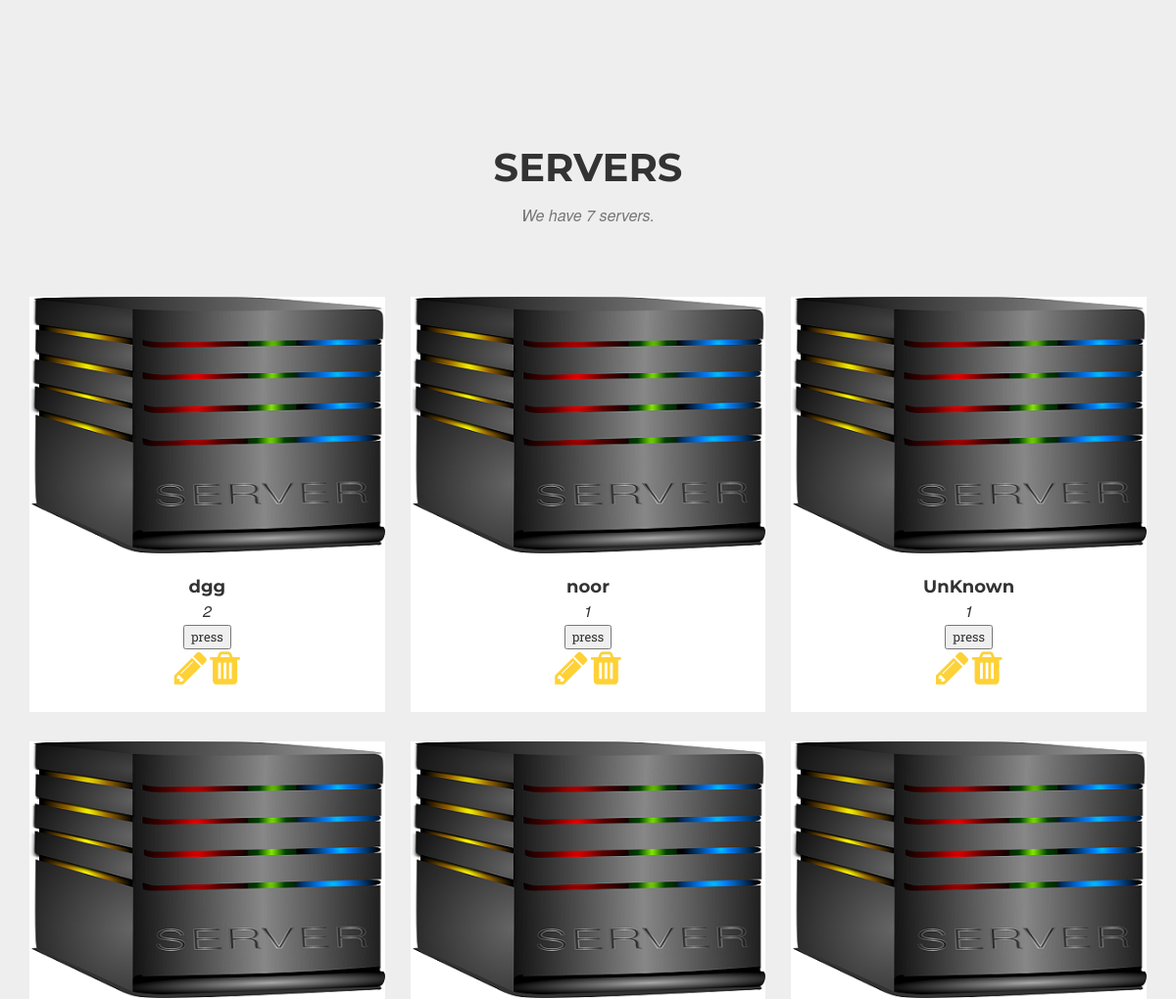
The app's page / (middle part), older data.
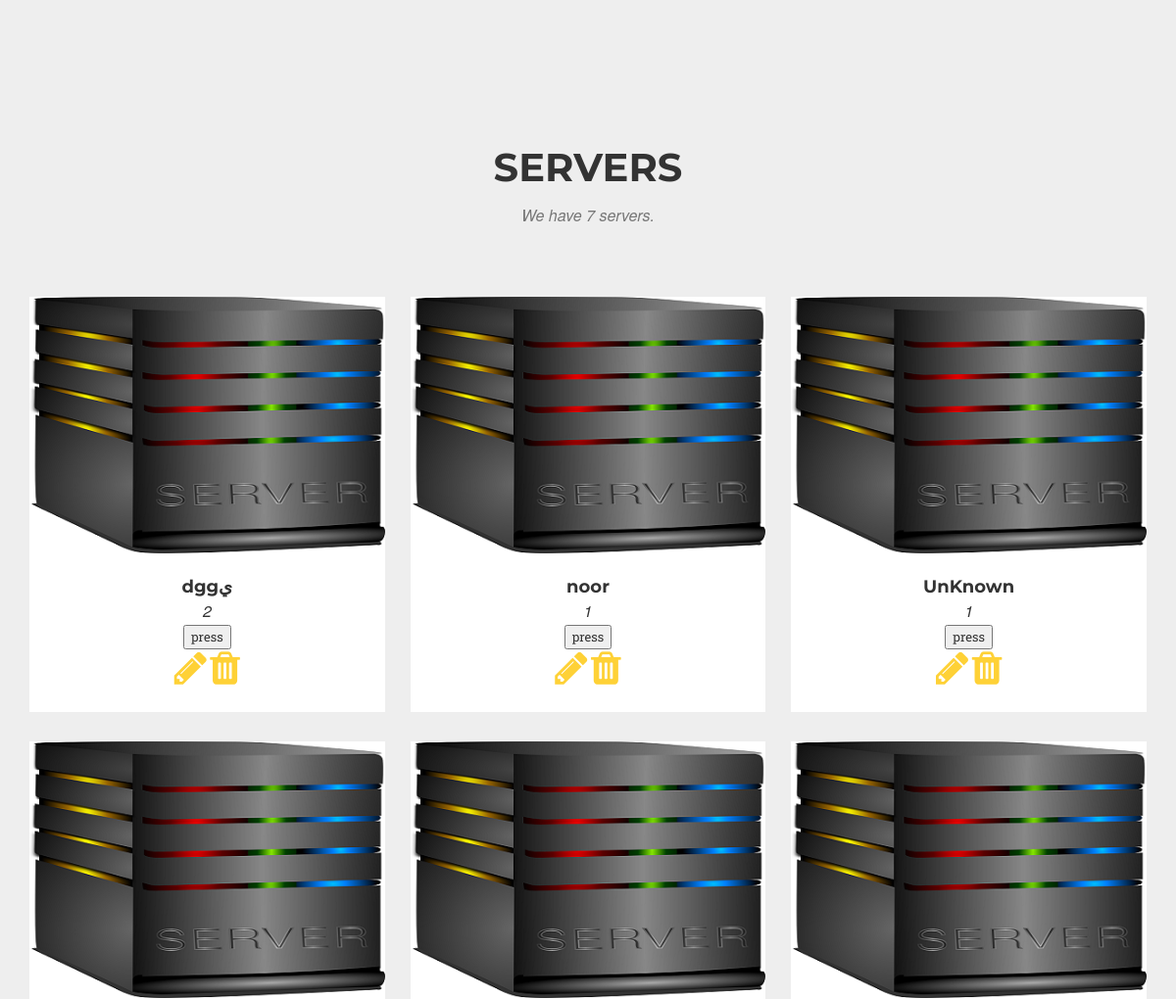
The same page, newer data.
### blogs/models.py (models this page shows, shortened)
class Server(models.Model):
    typeChoices = (
        ('A', 'A'),
        ('B', 'B'),
        ('C', 'C'),
    )
    name=models.CharField(max_length=30,primary_key=True,default='UnKnown')
    Type = models.CharField(max_length=1, choices = typeChoices)
    RAM = models.CharField(max_length=30)
    Core = models.PositiveSmallIntegerField()
    Storage = models.CharField(max_length=30)
    RackNum = models.ForeignKey('Rac', related_name='racs')

class Rac(models.Model):
    RackNum = models.PositiveSmallIntegerField(primary_key=True)
    def __str__(self):
        return str(self.RackNum)

### blogs/views.py (the view)
# urls.py: url(r'^$', 'blogs.views.indexView', name='newIndex'),
def indexView(request):
    racsObjects=Rac.objects.all()
    racsNumbers=[]
    racServers = []
    MacNumbers=Mac.objects.all()
    for rac in racsObjects:
        racServers.append(Server.objects.filter(RackNum=rac.RackNum))
        racsNumbers.append(rac.RackNum)
    racsNumbers.sort()
    Servers = Server.objects.all()
    serversCount = len(Servers)
    editServerForm=ServerForm(request.POST or None)
    context = {
        'RacsNum' : racsNumbers,
        'racs' : racServers,
        'MacNumbers' : MacNumbers,
        'serversCount' : serversCount,
        'Servers' : Servers,
        'editServerForm':editServerForm
    }
    return render(request, 'index.html',context)

### blogs/templates/index.html (shortened to what this page needs)
<!DOCTYPE html>
<html lang="en">
{% load staticfiles %}
<head>
    <link href="{% static 'css/bootstrap.min.css' %}" rel="stylesheet">
    <link href="{% static 'vendor/font-awesome/css/font-awesome.min.css' %}" rel="stylesheet" type="text/css">
    <link href="{% static 'css/agency.min.css' %}" rel="stylesheet">
    <link rel="stylesheet" href="//code.jquery.com/ui/1.12.1/themes/base/jquery-ui.css">
</head>
<body id="page-top" class="index">
    <section id="server" class="bg-light-gray">
        <div class="container">
            <div class="row">
                <div class="col-lg-12 text-center">
                    <h2 class="section-heading">Servers</h2>
                    <h3 class="section-subheading text-muted">We have {{serversCount}} servers.</h3>
                </div>
            </div>
            <div class="row">
                {% for server in Servers %}
                    <div class="col-md-4 col-sm-6 server-item">
                        <a href="#{{server.name}}modal" class="server-link" data-toggle="modal">
                            <img src="{% static 'img/server.png' %}" class="img-responsive" alt="">
                        </a>
                        <div class="server-caption">
                            <h4>{{server.name}}</h4>
                            <p>{{server.RackNum}}</p>
                            <button class="btnd" id="{{server.pk}}">press</button><br>
                             <a href="#serverTools" class="editServer" id="edit{{server.name}}" data-toggle="modal">
                                 <i class="fa fa-pencil fa-3x"></i>
                             </a>
                            <a href="#serverTools" class="deleteServer" data-toggle="modal">
                                 <i class="fa fa-trash fa-3x"></i>
                             </a>
                        </div>
                    </div>
                {% endfor %}
            </div>
        </div>
    </section>
</body>
</html>

Row changes from the older to the newer data that the page shows:
removed Server: name "dgg", RackNum "2"
added Server: name "dggي", RackNum "2"
